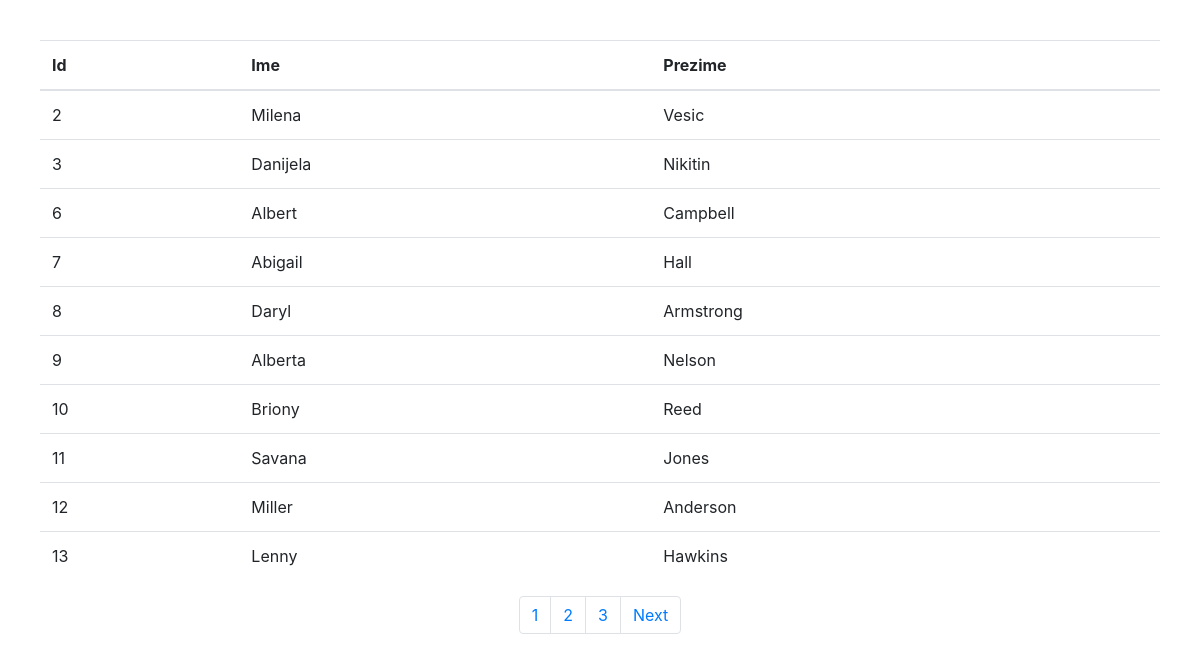
The page / on the database its author committed.
### tables this page shows
CREATE TABLE `korisnici` (
  `id` int(255) NOT NULL,
  `ime` varchar(255) NOT NULL,
  `prezime` varchar(255) NOT NULL,
  `email` varchar(255) NOT NULL,
  `password` varchar(255) NOT NULL,
  `uloga_id` int(255) NOT NULL
);

### pagination.php (called while the page is built)
<?php
include('konekcija.php');
$pageLimit = 10;
$upit = 'SELECT COUNT(id) AS brojKorisnika FROM korisnici';
$primer = $konekcija->prepare($upit);
$rez = $primer->execute();
$broj = $primer->fetch(PDO::FETCH_OBJ);
$employeNumber = (int)$broj->brojKorisnika;
$howMuchPages = ceil($employeNumber / $pageLimit);
$page = isset($_GET['page']) ? $_GET['page'] : 1;
$start = ($page - 1) * $pageLimit;
$upit = 'SELECT * FROM korisnici LIMIT ?, ?';
$konekcija->setAttribute(PDO::ATTR_EMULATE_PREPARES, FALSE);
$primer = $konekcija->prepare($upit);
$rez = $primer->execute(array($start,$pageLimit));
if($rez){
  $korisnici = $primer->fetchAll(PDO::FETCH_OBJ);
}

### index.php (the view, shortened to what this page needs)
<!DOCTYPE html>
<html lang="en">
<head>
  <link rel="stylesheet" href="https://stackpath.bootstrapcdn.com/bootstrap/4.3.1/css/bootstrap.min.css">
</head>
<body style="padding:40px">
  <?php
    include('pagination.php');
  ?>
  <table class="table">
    <thead>
      <tr>
        <th scope="col">Id</th>
        <th scope="col">Ime</th>
        <th scope="col">Prezime</th>
      </tr>
    </thead>
    <tbody>
        <?php foreach($korisnici as $red){
                echo "<tr>
                        <td>" . $red->id . "</td>
                        <td>". $red->ime ."</td>
                        <td>". $red->prezime . " </td>
                      </tr>";
              } ?>
    </tbody>
  </table>
  <nav aria-label="Page navigation example">
  <ul class="pagination" style="justify-content:center">
    <?php for($i=1;$i<=$howMuchPages;$i++){ ?>
          <li class="page-item"><a class="page-link" href="index.php?page=<?php echo $i ?>"><?php echo $i ?></a></li>
    <?php }
      if($page != $howMuchPages){
        echo '<li class="page-item"><a class="page-link" href="index.php?page=' . ($page+1) . '">Next</a></li>';
      } ?>
  </ul>
</nav>
</body>
</html>

### rows shown on the page
korisnici: id "2", ime "Milena", prezime "Vesic"
korisnici: id "3", ime "Danijela", prezime "Nikitin"
korisnici: id "6", ime "Albert", prezime "Campbell"
korisnici: id "7", ime "Abigail", prezime "Hall"
korisnici: id "8", ime "Daryl", prezime "Armstrong"
korisnici: id "9", ime "Alberta", prezime "Nelson"
korisnici: id "10", ime "Briony", prezime "Reed"
korisnici: id "11", ime "Savana", prezime "Jones"
korisnici: id "12", ime "Miller", prezime "Anderson"
korisnici: id "13", ime "Lenny", prezime "Hawkins"
